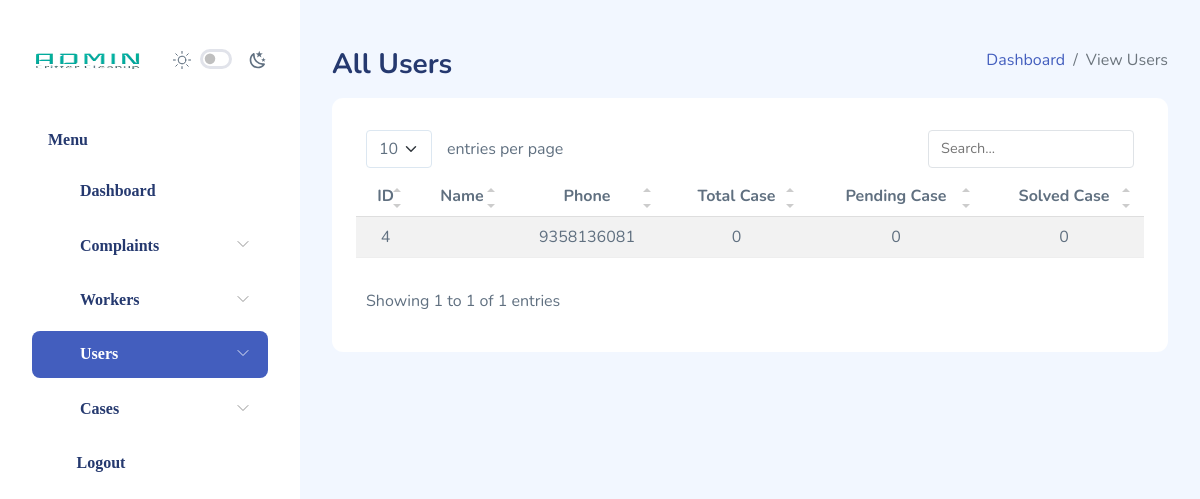
Page /myadmin/user/view (signed in) on the committed database.
### ah/models.py (models this page shows, shortened)
class CustomUser(AbstractUser):
	typeuser = (
		('3','Admin'),
		('2','Worker'),
		('1','User'),
	)
	typelanguage = (
		('3','Gujarati'),
		('2','Hindi'),
		('1','English'),
	)
	user_type = models.CharField(choices=typeuser, max_length=10, default=1)
	language = models.CharField(choices=typelanguage, max_length=10, default=1)
	full_name = models.CharField(max_length=100, default="")
	total_case = models.IntegerField(default=0)
	pending_case = models.IntegerField(default=0)
	solved_case = models.IntegerField(default=0)
	latitude = models.CharField(max_length=100, default="0")
	longitude = models.CharField(max_length=100, default="0")

### ah/views.py (the view)
# urls.py: path('myadmin/user/view', views.view_user_myadmin, name="view_user_myadmin"),
@login_required(login_url='/myadmin/login')
@admin_only()
def view_user_myadmin(request):
    users = CustomUser.objects.filter(user_type = '1')
    data = { 'users' : users}
    return render(request, "myadmin/view_user.html", data)

### ah/decorator.py (called while the page is built)
def admin_test_function(user):
    if user.user_type == '3':
        return True
    return False

def admin_only(view_to_return="login_myadmin"):
    def decorator(view):
        @wraps(view)
        def _wrapped_view(request, *args, **kwargs):
            if not admin_test_function(request.user):
                return redirect(view_to_return)
            return view(request, *args, **kwargs)
        return _wrapped_view
    return decorator

### templates/myadmin/view_user.html (shortened to what this page needs)
{% load static %}
<!DOCTYPE html>
<html lang="en">
<head>
  <link rel="stylesheet" href="{% static 'assets/css/main/app.css' %}" />
  <link rel="stylesheet" href="{% static 'assets/css/main/app-dark.css' %}" />
  <link rel="stylesheet" href="{% static 'assets/extensions/simple-datatables/style.css' %}" />
  <link rel="stylesheet" href="{% static 'assets/css/pages/simple-datatables.css' %}" />
  <link rel="stylesheet" href="{% static 'assets/css/shared/iconly.css' %}" />
</head>
<body>
   <div id="app">
    <div id="sidebar" class="active">
      <div class="sidebar-wrapper active">
        <div class="sidebar-header position-relative">
          <div class="d-flex justify-content-between align-items-center">
            <div class="logo">
              <a href="/myadmin"><img class="mylogo" src="{% static 'assets/images/logo/logo.png' %}" alt="Logo" srcset="" /></a>
            </div>
            <div class="theme-toggle d-flex gap-2 align-items-center mt-2">
              <div class="form-check form-switch fs-6">
                <input class="form-check-input me-0" type="checkbox" id="toggle-dark" style="cursor: pointer" />
              </div>
            </div>
          </div>
        </div>
        <div class="sidebar-menu">
          <ul class="menu">
            <li class="sidebar-title">Menu</li>
            <li class="sidebar-item">
              <a href="/" class="sidebar-link">
                <i class="bi bi-grid-fill"></i>
                <span>Dashboard</span>
              </a>
            </li>
            <li class="sidebar-item has-sub">
              <a href="#" class="sidebar-link">
                <i class="bi bi-chat-text-fill"></i>
                <span>Complaints</span>
              </a>
            </li>
            <li class="sidebar-item has-sub">
              <a href="#" class="sidebar-link">
                <i class="bi bi-file-earmark-person-fill"></i>
                <span>Workers</span>
              </a>
            </li>
            <li class="sidebar-item has-sub active">
              <a href="#" class="sidebar-link">
                <i class="bi bi-person-fill"></i>
                <span>Users</span>
              </a>
            </li>
            <li class="sidebar-item has-sub">
              <a href="#" class="sidebar-link">
                <i class="bi bi-bookmark-fill"></i>
                <span>Cases</span>
              </a>
            </li>
            <li class="sidebar-item">
              <a href="/myadmin/logout" class="sidebar-link">
                <i class="iconly-boldLogout"></i>
                <span>Logout</span>
              </a>
            </li>
          </ul>
        </div>
      </div>
    </div>
    <div id="main">
      <div class="page-heading">
        <div class="page-title">
          <div class="row">
            <div class="col-12 col-md-6 order-md-1 order-last">
              <h3>All Users</h3>
            </div>
            <div class="col-12 col-md-6 order-md-2 order-first">
              <nav aria-label="breadcrumb" class="breadcrumb-header float-start float-lg-end">
                <ol class="breadcrumb">
                  <li class="breadcrumb-item">
                    <a href="/">Dashboard</a>
                  </li>
                  <li class="breadcrumb-item active" aria-current="page">
                    View Users
                  </li>
                </ol>
              </nav>
            </div>
          </div>
        </div>
        <section class="section">
          <div class="card">
            <div class="card-body">
              <table class="table table-striped" id="table1">
                <thead>
                  <tr>
                    <th style="text-align: center;">ID</th>
                    <th style="text-align: center;">Name</th>
                    <th style="text-align: center;">Phone</th>
                    <th style="text-align: center;">Total Case</th>
                    <th style="text-align: center;">Pending Case</th>
                    <th style="text-align: center;">Solved Case</th>
                  </tr>
                </thead>
                <tbody>
              {% for u in users %}
                  <tr>
                    <td>{{u.id}}</td>
                    <td>{{u.full_name}}</td>
                    <td>{{u.username}}</td>
                    <td>{{u.total_case}}</td>
                    <td>{{u.pending_case}}</td>
                    <td>{{u.solved_case}}</td>
                  </tr>
              {% endfor %}
                </tbody>
              </table>
            </div>
          </div>
        </section>
      </div>
    </div>
  </div>
</body>
</html>

### static/assets/extensions/simple-datatables/style.css (style rules this page uses)
.dataTable-table { max-width: 100%; width: 100%; border-spacing: 0; border-collapse: separate; }
.dataTable-table > tbody > tr > td, .dataTable-table > tbody > tr > th, .dataTable-table > tfoot > tr > td, .dataTable-table > tfoot > tr > th, .dataTable-table > thead > tr > td, .dataTable-table > thead > tr > th { vertical-align: top; padding: 8px 10px; }
.dataTable-table > thead > tr > th { vertical-align: bottom; text-align: left; border-bottom: 1px solid #d9d9d9; }
.dataTable-table th { vertical-align: bottom; text-align: left; }

### static/assets/css/pages/simple-datatables.css (style rules this page uses)
tr { text-align: center; }

### rows in the picture
CustomUser: id "4", username "9358136081", total_case "0", pending_case "0", solved_case "0"
